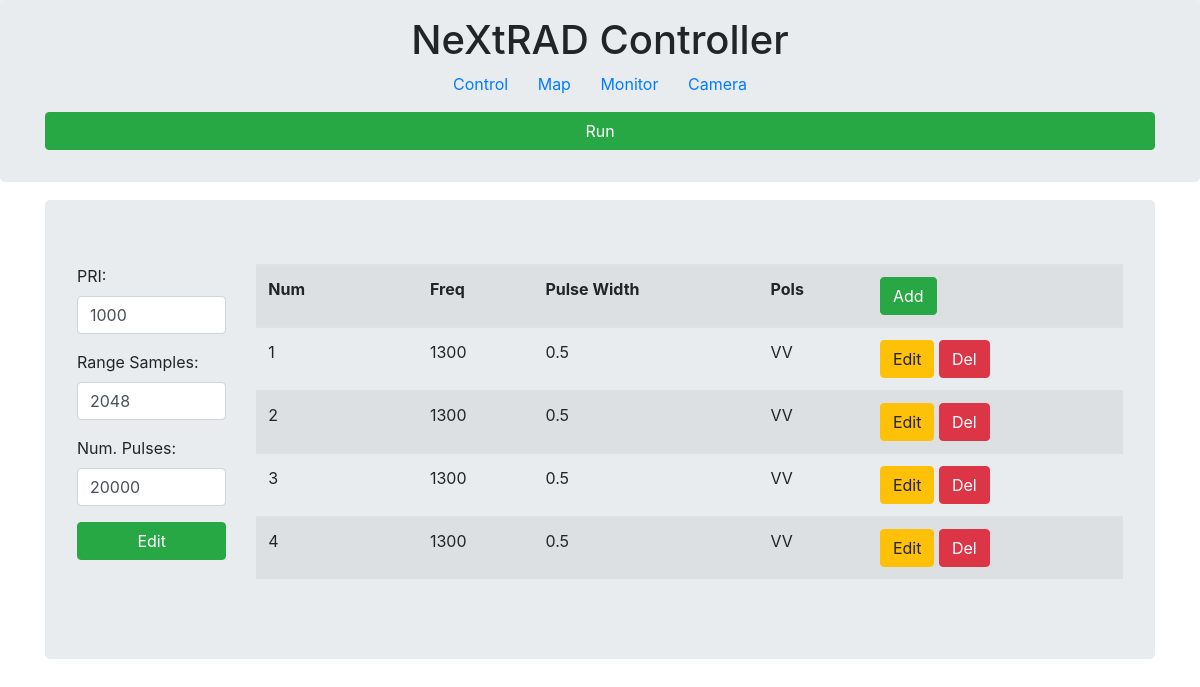
The app's page /control, older data.
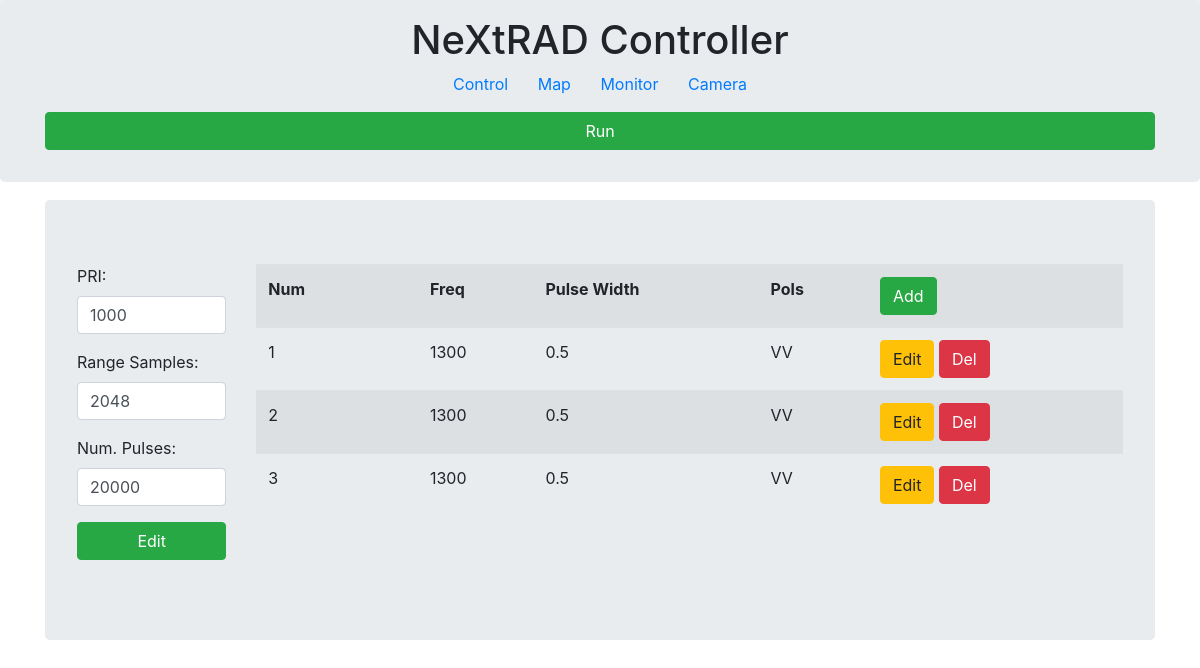
The same page, newer data.
### app/models.py (models this page shows, shortened)
class Pulse(db.Model):
    id = db.Column(db.Integer, primary_key=True)
    frequency = db.Column(db.String(128))
    polarisation = db.Column(db.String(128))
    pulse_width = db.Column(db.String(128))
    pri = db.Column(db.String(128))

### app/routes.py (the view)
@app.route('/',methods=['GET','POST'])
@app.route('/control',methods=['GET','POST'])
def index():
    pulses = Pulse.query.all()
    defaults=tables.pulse_defaults.defaults
    radar_params={'pri':str(tables.radar_params.pri),'num_pulse':str(tables.radar_params.num_pulse),'range_samples':str(tables.radar_params.range_samples)}
    return render_template('control.html', title='Control',pulses=pulses,defaults=defaults,radar_params=radar_params)

### app/routes.py (called while the page is built)
@app.context_processor
def utility_functions():
    def print_in_console(message):
        print(str(message))
    return dict(mdebug=print_in_console)

### app/templates/control.html (shortened to what this page needs)
{% extends 'base.html' %}
{% block body %}
{% include '_editable.html' %}
{% endblock %}

### app/templates/_editable.html (shortened to what this page needs)
{% extends 'base.html' %}
{% block body %}
<div class='page__content-container'>
<div class="container">
    <div class="jumbotron">
        <div class="row">
            <div class="col-md-2">
                <form action="{{ url_for('submit_pulse_params') }}" method="post">
                    <div class="form-group">
                        <label>PRI:</label>
                        <input type="number" class="form-control" name="pri" required="1" value="{{ radar_params.pri }}" placeholder="{{ radar_params.pri }}">
                    </div>
                    <div class="form-group">
                        <label>Range Samples:</label>
                        <input type="number" class="form-control" name="range_samples" required="1" value="{{ radar_params.range_samples }}" placeholder="{{ radar_params.range_samples }}">
                    </div>
                    <div class="form-group">
                        <label>Num. Pulses:</label>
                        <input type="number" class="form-control" name="num_pulse" required="1" value="{{ radar_params.num_pulse }}" placeholder="{{ radar_params.num_pulse }}">
                    </div>
                    <div class="form-group">
                        <input type=submit class="btn btn-success btn-block" value='Edit'>
                    </div>
                </form>
            </div>
            <div class="col-md-10">
                <table class="table table-hover table-striped">
                    <tr>
                        <th>Num<th>
                        <th>Freq</th>
                        <th>Pulse Width</th>
                        <th>Pols</th>
                        <th><button type="button"  class="btn btn-success"
                            data-toggle="modal" data-target="#mymodal">Add</button></th>
                    </tr>
                    {% for row in pulses %}
                        <tr>
                            <td>{{ loop.index }}<td></td>
                            <td>{{row.frequency}}</td>
                            <td>{{row.pulse_width}}</td>
                            <td>{{row.polarisation}}</td>
                            <td>
                                <a href="/update/{{row.id}}" class="btn btn-warning btn-xs" data-toggle="modal" data-target="#modaledit{{row.id}}">Edit</a>
                                <a href="/delete/{{row.id}}" class="btn btn-danger btn-xs" onclick="return confirm('Are You Sure To Delete ?')">Del</a>
                            </td>
                        </tr>
                        </div>
                    {% endfor %}
                </div>
            </div>
{% endblock %}

Row changes from the older to the newer data that the page shows:
removed Pulse: frequency "1300", pulse_width "0.5", polarisation "VV"
